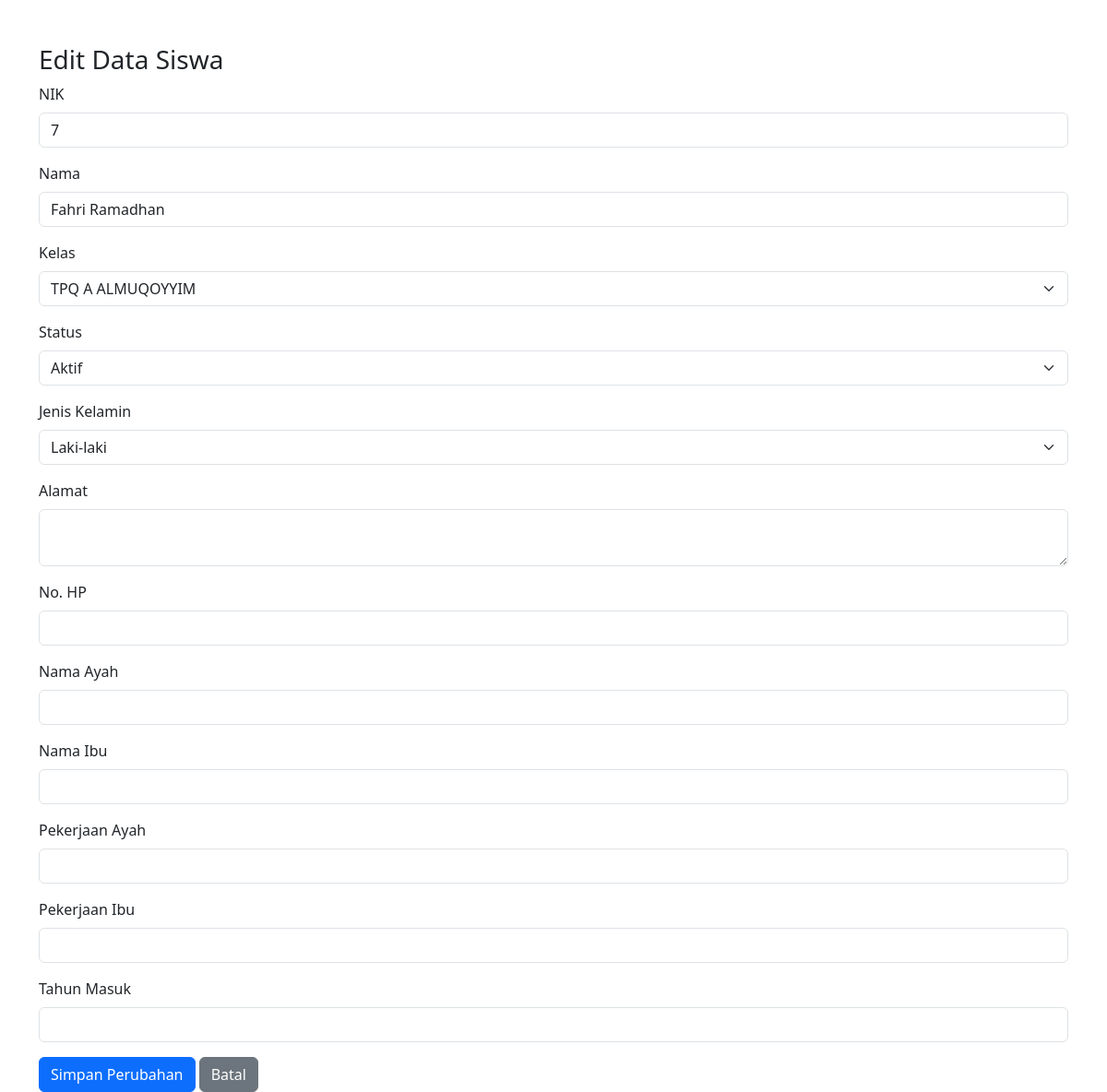
Screenshot of /edit_siswa.php?nik=7 with the database file from the repository.
### tables this page shows
CREATE TABLE `siswa` (
  `NIK` int(20) NOT NULL,
  `nama` varchar(100) NOT NULL,
  `kelas` int(10) NOT NULL,
  `status` text DEFAULT NULL,
  `jenis_kelamin` enum('L','P') DEFAULT NULL,
  `alamat` text DEFAULT NULL,
  `no_hp` varchar(15) DEFAULT NULL,
  `nama_ayah` varchar(100) DEFAULT NULL,
  `nama_ibu` varchar(100) DEFAULT NULL,
  `pekerjaan_ayah` varchar(100) DEFAULT NULL,
  `pekerjaan_ibu` varchar(100) DEFAULT NULL,
  `tahun_masuk` year(4) DEFAULT NULL,
  `kelas_id` int(11) DEFAULT NULL
);

CREATE TABLE `kelas` (
  `id` int(11) NOT NULL,
  `nama_kelas` varchar(50) NOT NULL,
  `spp` int(11) NOT NULL,
  `wali_kelas` varchar(100) DEFAULT NULL
);

### edit_siswa.php (the view, shortened to what this page needs)
<?php
include_once 'db.php';
$nik = $_GET['nik'];
$stmt = $conn->prepare("SELECT * FROM siswa WHERE NIK = ?");
$stmt->bind_param("s", $nik);
$stmt->execute();
$result = $stmt->get_result();
$student = $result->fetch_assoc();
$classes = [];
$class_stmt = $conn->query("SELECT id, nama_kelas FROM kelas");
while ($class = $class_stmt->fetch_assoc()) {
    $classes[] = $class;
}
?>
<!DOCTYPE html>
<html lang="id">
<head>
    <link href="https://cdn.jsdelivr.net/npm/bootstrap@5.3.0/dist/css/bootstrap.min.css" rel="stylesheet">
</head>
<body>
<div class="container mt-5">
    <h3>Edit Data Siswa</h3>
    <form method="post">
        <div class="mb-3">
            <label for="nik" class="form-label">NIK</label>
            <input type="text" class="form-control" id="nik" name="nik" value="<?= htmlspecialchars($student['NIK']) ?>" >
        </div>
        <div class="mb-3">
            <label for="nama" class="form-label">Nama</label>
            <input type="text" class="form-control" id="nama" name="nama" value="<?= htmlspecialchars($student['nama']) ?>" required>
        </div>
        <div class="mb-3">
            <label for="kelas_id" class="form-label">Kelas</label>
            <select class="form-select" id="kelas_id" name="kelas_id">
                <?php foreach ($classes as $class): ?>
                    <option value="<?= htmlspecialchars($class['id']) ?>" <?= $student['kelas'] == $class['id'] ? 'selected' : '' ?>>
                        <?= htmlspecialchars($class['nama_kelas']) ?>
                    </option>
                <?php endforeach; ?>
            </select>
        </div>
        <div class="mb-3">
            <label for="status" class="form-label">Status</label>
            <select class="form-select" id="status" name="status">
                <option value="Aktif" <?= $student['status'] === 'Aktif' ? 'selected' : '' ?>>Aktif</option>
            </select>
        </div>
        <div class="mb-3">
            <label for="jenis_kelamin" class="form-label">Jenis Kelamin</label>
            <select class="form-select" id="jenis_kelamin" name="jenis_kelamin">
                <option value="L" <?= $student['jenis_kelamin'] === 'L' ? 'selected' : '' ?>>Laki-laki</option>
            </select>
        </div>
        <div class="mb-3">
            <label for="alamat" class="form-label">Alamat</label>
            <textarea class="form-control" id="alamat" name="alamat"><?= htmlspecialchars($student['alamat']) ?></textarea>
        </div>
        <div class="mb-3">
            <label for="no_hp" class="form-label">No. HP</label>
            <input type="text" class="form-control" id="no_hp" name="no_hp" value="<?= htmlspecialchars($student['no_hp']) ?>">
        </div>
        <div class="mb-3">
            <label for="nama_ayah" class="form-label">Nama Ayah</label>
            <input type="text" class="form-control" id="nama_ayah" name="nama_ayah" value="<?= htmlspecialchars($student['nama_ayah']) ?>">
        </div>
        <div class="mb-3">
            <label for="nama_ibu" class="form-label">Nama Ibu</label>
            <input type="text" class="form-control" id="nama_ibu" name="nama_ibu" value="<?= htmlspecialchars($student['nama_ibu']) ?>">
        </div>
        <div class="mb-3">
            <label for="pekerjaan_ayah" class="form-label">Pekerjaan Ayah</label>
            <input type="text" class="form-control" id="pekerjaan_ayah" name="pekerjaan_ayah" value="<?= htmlspecialchars($student['pekerjaan_ayah']) ?>">
        </div>
        <div class="mb-3">
            <label for="pekerjaan_ibu" class="form-label">Pekerjaan Ibu</label>
            <input type="text" class="form-control" id="pekerjaan_ibu" name="pekerjaan_ibu" value="<?= htmlspecialchars($student['pekerjaan_ibu']) ?>">
        </div>
        <div class="mb-3">
            <label for="tahun_masuk" class="form-label">Tahun Masuk</label>
            <input type="number" class="form-control" id="tahun_masuk" name="tahun_masuk" value="<?= htmlspecialchars($student['tahun_masuk']) ?>">
        </div>
        <button type="submit" class="btn btn-primary">Simpan Perubahan</button>
        <a href="list_siswa.php" class="btn btn-secondary">Batal</a>
    </form>
</div>
</body>
</html>

### rows the page displays
siswa: nik "7", nama "Fahri Ramadhan", kelas_id "TPQ A ALMUQOYYIM"
